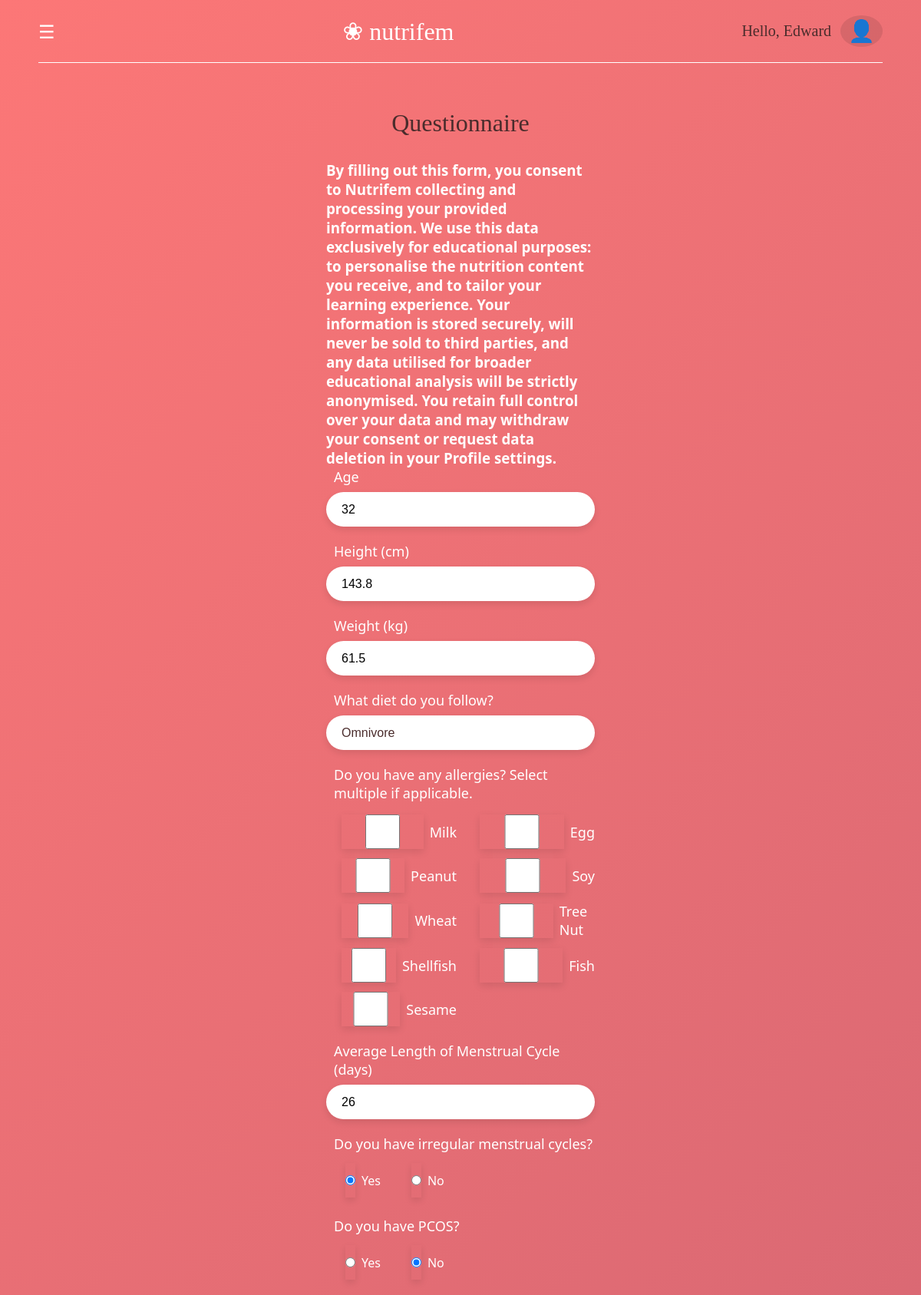
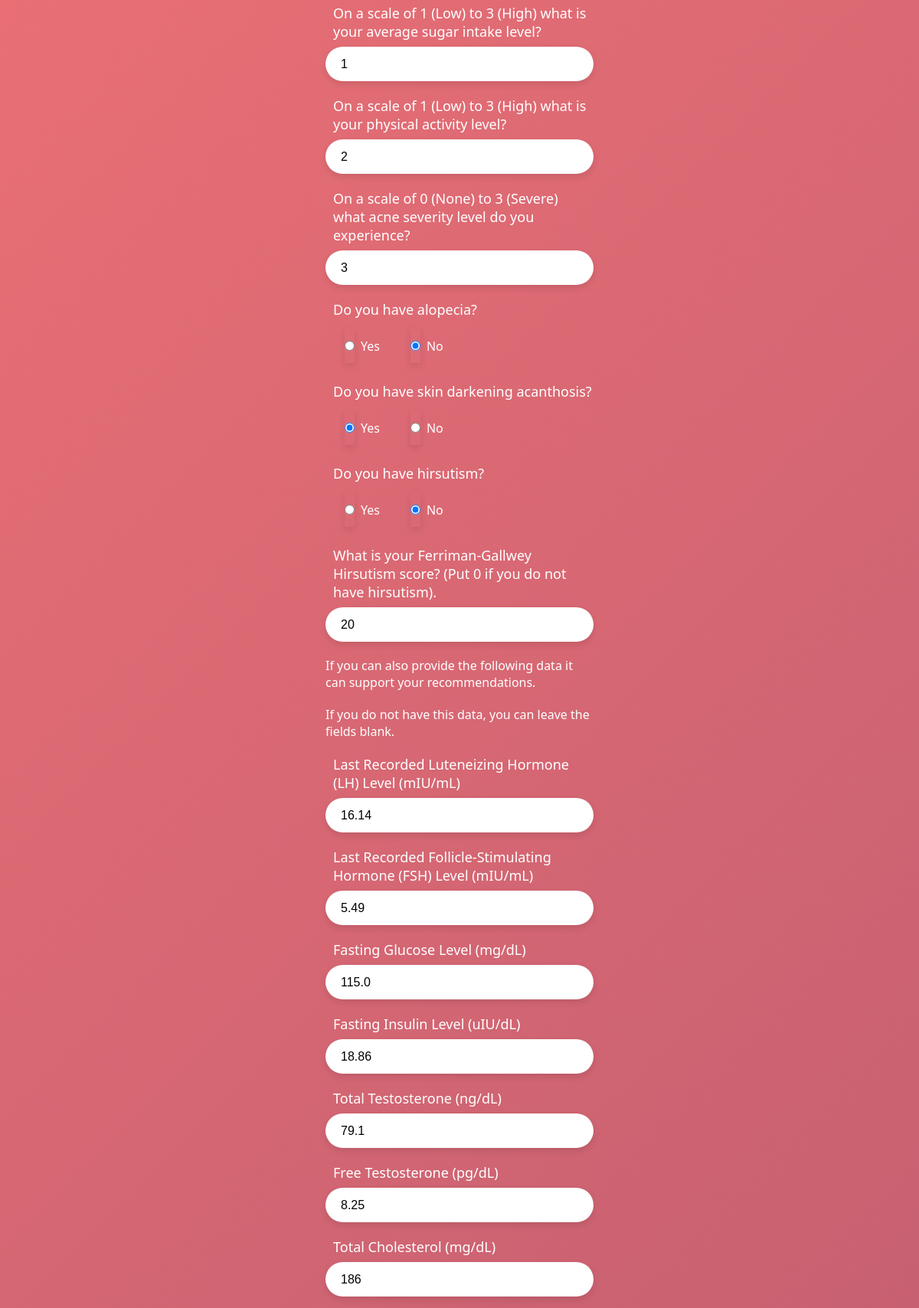
Screenshot of /questionnaire (signed in, upper part) with the database file from the repository (2 pictures, top to bottom).
### tables this page shows
CREATE TABLE "patientdata" (
"Age" INTEGER,
  "Height_cm" REAL,
  "Weight_kg" REAL,
  "BMI" REAL,
  "Menstrual_Cycle_Length_days" INTEGER,
  "Menstrual_Irregularity" INTEGER,
  "Fasting_Glucose_mg_dL" REAL,
  "Fasting_Insulin_uIU_mL" REAL,
  "HOMA_IR" REAL,
  "LH_mIU_mL" REAL,
  "FSH_mIU_mL" REAL,
  "LH_FSH_Ratio" REAL,
  "Total_Testosterone_ng_dL" REAL,
  "Free_Testosterone_pg_mL" REAL,
  "Total_Cholesterol_mg_dL" INTEGER,
  "Triglycerides_mg_dL" REAL,
  "Dietary_Sugar_Intake" INTEGER,
  "Physical_Activity_Level" INTEGER,
  "PCOS_Diagnosis" INTEGER,
  "Hirsutism_Score_FG" INTEGER,
  "Acne_Severity" INTEGER,
  "Alopecia" INTEGER,
  "Skin_Darkening_Acanthosis" INTEGER,
  "Vitamin_D_ng_mL" REAL,
  "first_name" TEXT,
  "last_name" TEXT,
  "email" TEXT,
  "Target_Nutrient_Vector" TEXT,
  "Allergens" REAL,
  "Diet" TEXT,
  "hashed_password" TEXT
);

### WORKING_APP.py (the view, shortened to what this page needs)
@app.route('/questionnaire', methods=['GET', 'POST'])
def questionnaire():
    if "ID" not in session:
        flash("Please log in to continue.")
        return redirect(url_for("login"))
    user_email = session["ID"]
    conn = sqlite3.connect(DB_PATH)
    conn.row_factory = sqlite3.Row
    cursor = conn.cursor()
    cursor.execute("SELECT * FROM patientdata WHERE lower(email) = lower(?)", (user_email,))
    user_data = cursor.fetchone()
    conn.close()
    user_first_name = session.get("first_name", "User")
    return render_template('questionnaire.html', first_name=user_first_name, user=user_data)

### templates/questionnaire.html (shortened to what this page needs)
<!DOCTYPE html>
<html lang="en">
<head>
    <link rel="stylesheet" href="{{ url_for('static', filename='css/questionnaire.css') }}">
</head>
<body>
  <header class="navbar">
    <div class="menu-icon" onclick="openNav()">&#9776;</div>
    <div class="logo">
      <span class="flower-icon">&#10048;</span> nutrifem
    </div>
    <div class="user-profile">
        <span class="greeting">Hello, {{ first_name }}</span>
        <span class="user-icon">&#128100;</span>
    </div>
  </header>
  <hr class="nav-divider">
  <main class="login-wrapper">
    <div class="login-container">
      <h1>Questionnaire</h1>
      <h3>By filling out this form, you consent to Nutrifem collecting and processing your provided information. We use this data exclusively for educational purposes: to personalise the nutrition content you receive, and to tailor your learning experience. Your information is stored securely, will never be sold to third parties, and any data utilised for broader educational analysis will be strictly anonymised. You retain full control over your data and may withdraw your consent or request data deletion in your Profile settings.</h3>
      <form class="login-form", method="post", action="/questionnaire">
        <div class="form-group">
          <label for="age">Age</label>
          <input
            type="number"
            id="age"
            name="age"
            min="18"
            max="120"
            title="Please enter your age."
            required
            value="{{ user.Age if user and user.Age != None else '' }}">
        </div>
        <div class="form-group">
          <label for="height">Height (cm)</label>
          <input
            type="number"
            id="height"
            name="height"
            min="120"
            max="220"
            step="0.01"
            title="Please enter your height."
            required
            value="{{ user.Height_cm if user and user.Height_cm != None else '' }}">
        </div>
        <div class="form-group">
          <label for="weight">Weight (kg)</label>
          <input
            type="number"
            id="weight"
            name="weight"
            min="20"
            max="200"
            step="0.01"
            title="Please enter your weight."
            required
            value="{{ user.Weight_kg if user and user.Weight_kg != None else '' }}">
        </div>
        <div class="form-group">
          <label for="diet">What diet do you follow?</label>
          <select name ="diet" id="diet">
            <option value="omnivore" {% if user and user.Diet == 'omnivore' %}checked{% endif %}>Omnivore</option>
          </select>
        </div>
        <div class="form-group">
          <label for="allergens">Do you have any allergies? Select multiple if applicable.</label>
          <div class="checkbox-grid">
            <label class="checkbox-item"><input type="checkbox" name="allergens" value="milk" {% if user and user.Allergens and 'milk' in user.Allergens %}checked{% endif %}>Milk</label>
            <label class="checkbox-item"><input type="checkbox" name="allergens" value="egg" {% if user and user.Allergens and 'egg' in user.Allergens %}checked{% endif %}>Egg</label>
            <label class="checkbox-item"><input type="checkbox" name="allergens" value="peanut" {% if user and user.Allergens and 'peanut' in user.Allergens %}checked{% endif %}>Peanut</label>
            <label class="checkbox-item"><input type="checkbox" name="allergens" value="soy" {% if user and user.Allergens and 'soy' in user.Allergens %}checked{% endif %}>Soy</label>
            <label class="checkbox-item"><input type="checkbox" name="allergens" value="wheat" {% if user and user.Allergens and 'wheat' in user.Allergens %}checked{% endif %}>Wheat</label>
            <label class="checkbox-item"><input type="checkbox" name="allergens" value="tree_nut" {% if user and user.Allergens and 'tree_nut' in user.Allergens %}checked{% endif %}>Tree Nut</label>
            <label class="checkbox-item"><input type="checkbox" name="allergens" value="shellfish" {% if user and user.Allergens and 'shellfish' in user.Allergens %}checked{% endif %}>Shellfish</label>
            <label class="checkbox-item"><input type="checkbox" name="allergens" value="fish" {% if user and user.Allergens and 'fish' in user.Allergens %}checked{% endif %}>Fish</label>
            <label class="checkbox-item"><input type="checkbox" name="allergens" value="sesame" {% if user and user.Allergens and 'sesame' in user.Allergens %}checked{% endif %}>Sesame</label>
          </div>
        </div>
        <div class="form-group">
          <label for="cycle_length">Average Length of Menstrual Cycle (days)</label>
          <input
            type="number"
            id="cycle_length"
            name="cycle_length"
            min="10"
            max="60"
            title="Please enter the average length of your menstrual cycle."
            required
            value="{{ user.Menstrual_Cycle_Length_days if user and user.Menstrual_Cycle_Length_days != None else '' }}">
        </div>
        <div class="form-group">
          <label for="menstrual_irregularity">Do you have irregular menstrual cycles?</label>
          <div class="radio-group">
            <label><input type="radio" id="yes" name="menstrual_irregularity" value="Yes" {% if user and user.Menstrual_Irregularity == 1 %}checked{% endif %}> Yes</label>
            <label><input type="radio" id="no" name="menstrual_irregularity" value="No" {% if user and user.Menstrual_Irregularity != 1 %}checked{% endif %}> No</label>
          </div>
        </div>
        <div class="form-group">
          <label for="pcos_diagnosis">Do you have PCOS?</label>
          <div class="radio-group">
            <label><input type="radio" id="yes" name="pcos_diagnosis" value="Yes" {% if user and user.PCOS_Diagnosis == 1 %}checked{% endif %}> Yes</label>
            <label><input type="radio" id="no" name="pcos_diagnosis" value="No" {% if user and user.PCOS_Diagnosis != 1 %}checked{% endif %}> No</label>
          </div>
        </div>
        <div class="form-group">
          <label for="sugar_intake">On a scale of 1 (Low) to 3 (High) what is your average sugar intake level?</label>
          <input
            type="number"
            id="sugar_intake"
            name="sugar_intake"
            min="1"
            max="3"
            title="Please enter your average sugar intake level."
            required
            value="{{ user.Dietary_Sugar_Intake if user and user.Dietary_Sugar_Intake != None else '' }}">
        </div>
        <div class="form-group">
          <label for="physical_activity">On a scale of 1 (Low) to 3 (High) what is your physical activity level?</label>
          <input
            type="number"
            id="physical_activity"
            name="physical_activity"
            min="1"
            max="3"
            title="Please enter your physical activity level."
            required
            value="{{ user.Physical_Activity_Level if user and user.Physical_Activity_Level != None else '' }}">
        </div>
        <div class="form-group">
          <label for="acne_severity">On a scale of 0 (None) to 3 (Severe) what acne severity level do you experience?</label>
          <input
            type="number"
            id="acne_severity"
            name="acne_severity"
            min="0"
            max="3"
            title="Please enter your acne severity level."
            required
            value="{{ user.Acne_Severity if user and user.Acne_Severity != None else '' }}">
        </div>
        <div class="form-group">
          <label for="alopecia">Do you have alopecia?</label>
          <div class="radio-group">
            <label><input type="radio" id="yes" name="alopecia" value="Yes" {% if user and user.Alopecia == 1 %}checked{% endif %}> Yes</label>
            <label><input type="radio" id="no" name="alopecia" value="No" {% if user and user.Alopecia != 1 %}checked{% endif %}> No</label>
          </div>
        </div>
        <div class="form-group">
          <label for="acanthosis">Do you have skin darkening acanthosis?</label>
          <div class="radio-group">
            <label><input type="radio" id="yes" name="acanthosis" value="Yes" {% if user and user.Skin_Darkening_Acanthosis == 1 %}checked{% endif %}> Yes</label>
            <label><input type="radio" id="no" name="acanthosis" value="No" {% if user and user.Skin_Darkening_Acanthosis != 1 %}checked{% endif %}> No</label>
          </div>
        </div>
        <div class="form-group">
          <label for="hirsutism">Do you have hirsutism?</label>
          <div class="radio-group">
            <label><input type="radio" id="yes" name="hirsutism" value="Yes" {% if user and user.Hirsutism_Score_FG == 1 %}checked{% endif %}> Yes</label>
            <label><input type="radio" id="no" name="hirsutism" value="No" {% if user and user.Hirsutism_Score_FG != 1 %}checked{% endif %}> No</label>
          </div>
        </div>
        <div class="form-group">
          <label for="fg_score">What is your Ferriman-Gallwey Hirsutism score? (Put 0 if you do not have hirsutism).</label>
          <input
            type="number"
            id="fg_score"
            name="fg_score"
            min="0"
            max="24"
            title="Please enter your Ferriman-Gallwey Hirsutism score."
            required
            value="{{ user.Hirsutism_Score_FG if user and user.Hirsutism_Score_FG != None else '' }}">
        </div>
        <p>If you can also provide the following data it can support your recommendations.</p>
        <p>If you do not have this data, you can leave the fields blank.</p>
        <div class="form-group">
          <label for="lh_level">Last Recorded Luteneizing Hormone (LH) Level (mIU/mL)</label>
          <input
            type="number"
            id="lh_level"
            name="lh_level"
            min="1"
            max="30"
            step="0.01"
            value="{{ user.LH_mIU_mL if user and user.LH_mIU_mL != None else '' }}">
        </div>
        <div class="form-group">
          <label for="fsh_level">Last Recorded Follicle-Stimulating Hormone (FSH) Level (mIU/mL)</label>
          <input
            type="number"
            id="fsh_level"
            name="fsh_level"
            min="1"
            max="30"
            step="0.01"
            value="{{ user.FSH_mIU_mL if user and user.FSH_mIU_mL != None else '' }}">
        </div>
        <div class="form-group">
          <label for="glucose_level">Fasting Glucose Level (mg/dL)</label>
          <input
            type="number"
            id="glucose_level"
            name="glucose_level"
            min="30"
            max="150"
            step="0.01"
            value="{{ user.Fasting_Glucose_mg_dL if user and user.Fasting_Glucose_mg_dL != None else '' }}">
        </div>
        <div class="form-group">
          <label for="insulin_level">Fasting Insulin Level (uIU/dL)</label>
          <input
            type="number"
            id="insulin_level"
            name="insulin_level"
            min="1"
            max="40"
            step="0.01"
            value="{{ user.Fasting_Insulin_uIU_mL if user and user.Fasting_Insulin_uIU_mL != None else '' }}">
        </div>
        <div class="form-group">
          <label for="total_tes">Total Testosterone (ng/dL)</label>
          <input
            type="number"
            id="total_tes"
            name="total_tes"
            min="1"
            max="120"
            step="0.01"
            value="{{ user.Total_Testosterone_ng_dL if user and user.Total_Testosterone_ng_dL != None else '' }}">
        </div>
        <div class="form-group">
          <label for="free_tes">Free Testosterone (pg/dL)</label>
          <input
            type="number"
            id="free_tes"
            name="free_tes"
            min="1"
            max="20"
            step="0.01"
            value="{{ user.Free_Testosterone_pg_mL if user and user.Free_Testosterone_pg_mL != None else '' }}">
        </div>
        <div class="form-group">
          <label for="cholesterol">Total Cholesterol (mg/dL)</label>
          <input
            type="number"
            id="cholesterol"
            name="cholesterol"
            min="90"
            max="350"
            step="0.01"
            value="{{ user.Total_Cholesterol_mg_dL if user and user.Total_Cholesterol_mg_dL != None else '' }}">
        </div>
      </form>
    </div>
  </main>
</body>
</html>

### static/css/questionnaire.css (style rules this page uses)
* { box-sizing: border-box; margin: 0; padding: 0; }
body { background: linear-gradient(135deg, #fc7777 0%, #c35f71 100%); color: white; font-family: 'Segoe UI', Tahoma, Geneva, Verdana, sans-serif; min-height: 100vh; }
.navbar { display: flex; justify-content: space-between; align-items: center; padding: 20px 50px; }
.menu-icon { font-size: 24px; cursor: pointer; }
.logo { font-size: 32px; font-family: Georgia, serif; }
.nav-divider { border: 0; border-top: 1px solid white; margin: 0 50px; }
.user-profile { display: flex; align-items: center; gap: 12px; font-family: Georgia, serif; font-size: 20px; color: #4a2c2c; }
.user-icon { font-size: 28px; background-color: rgba(74, 44, 44, 0.15); padding: 4px 10px; border-radius: 50%; display: flex; align-items: center; justify-content: center; }
.login-wrapper { display: flex; justify-content: center; padding: 60px 20px; }
.login-container { width: 100%; max-width: 350px; display: flex; flex-direction: column; align-items: center; }
.login-container h1 { font-family: Georgia, serif; color: #4a2c2c; font-size: 32px; font-weight: normal; margin-bottom: 30px; }
.login-form { width: 100%; display: flex; flex-direction: column; gap: 20px; }
.form-group { display: flex; flex-direction: column; gap: 8px; }
.form-group label { font-size: 18px; color: white; padding-left: 10px; }
.form-group input { width: 100%; height: 45px; border-radius: 25px; border: none; padding: 0 20px; font-size: 16px; outline: none; box-shadow: 0 4px 10px rgba(0,0,0,0.1); }
.radio-group { display: flex; gap: 30px; align-items: center; padding-left: 10px; margin: 5px; }
.radio-group label { display: flex; align-items: center; gap: 8px; font-size: 16px; cursor: pointer; }
.form-group select { width: 100%; height: 45px; border-radius: 25px; border: none; padding: 0 20px; font-size: 16px; outline: none; background-color: white; color: #4a2c2c; box-shadow: 0 4px 10px rgba(0, 0, 0, 0.1); cursor: pointer; appearance: none; -webkit-appearance: none; -moz-appearance: none; }
.checkbox-grid { display: grid; grid-template-columns: repeat(auto-fill, minmax(130px, 1fr)); gap: 12px 20px; padding-left: 10px; margin-top: 8px; }
.checkbox-item { display: flex; align-items: center; gap: 8px; font-size: 16px; color: white; cursor: pointer; }

### rows the page displays
patientdata: first_name "Edward", age "32", height "143.8", weight "61.5", cycle_length "26", Menstrual_Irregularity "☑ Yes", Menstrual_Irregularity "☐ No", PCOS_Diagnosis "☐ Yes", PCOS_Diagnosis "☑ No", sugar_intake "1", physical_activity "2", acne_severity "3", Alopecia "☐ Yes", Alopecia "☑ No", Skin_Darkening_Acanthosis "☑ Yes", Skin_Darkening_Acanthosis "☐ No", Hirsutism_Score_FG "☐ Yes", Hirsutism_Score_FG "☑ No", fg_score "20", lh_level "16.14", fsh_level "5.49", glucose_level "115.0", insulin_level "18.86", total_tes "79.1", free_tes "8.25", cholesterol "186"
